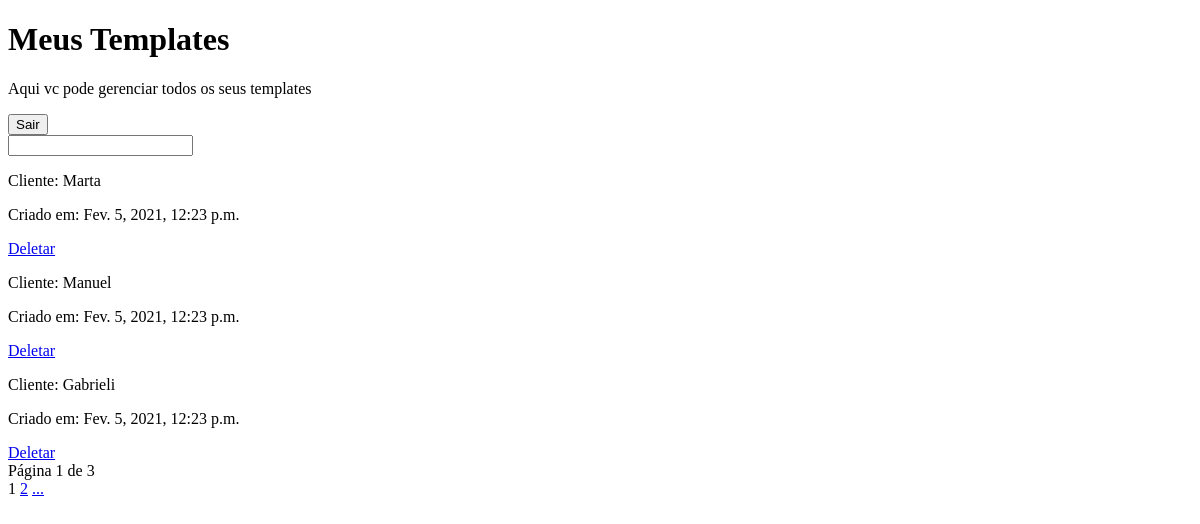
The app's page /meus_templates (signed in), older data.
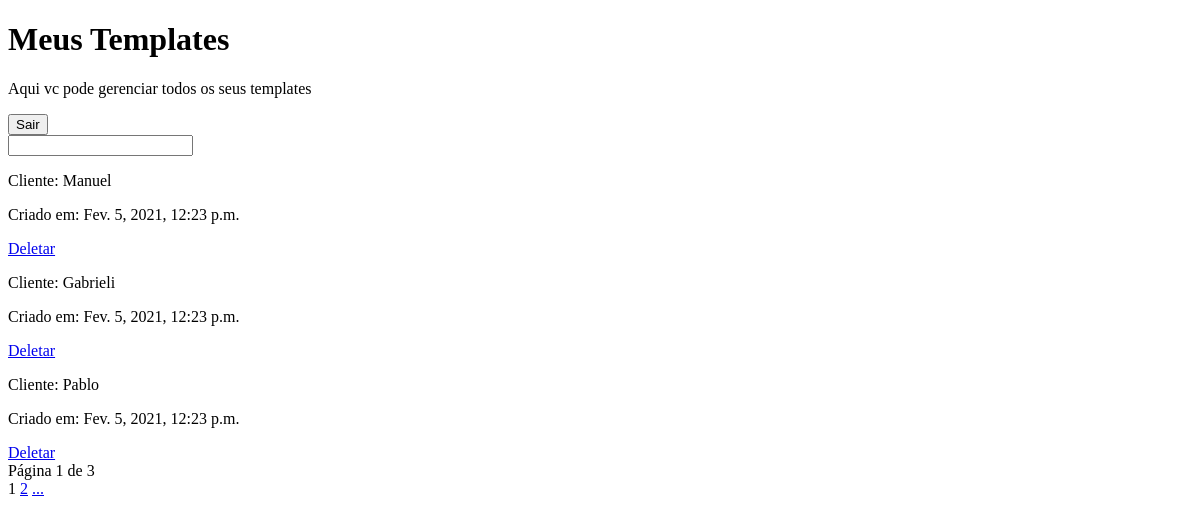
The same page, newer data.
### criador_de_template/models.py (models this page shows, shortened)
class Cliente(models.Model):
    cliente = models.CharField(max_length=50, null=False, primary_key=True)
    criacao = models.DateTimeField(auto_now=True)

### administracao_clientes/views.py (the view)
@login_required
def meus_templates(request):
    lista_de_clientes = Cliente.objects.all().order_by('-criacao')
    paginador = Paginator(lista_de_clientes, 3)
    pagina = request.GET.get('page')
    clientes = paginador.get_page(pagina)
    return render(request, 'meus_templates.html', {'clientes': clientes})

### administracao_clientes/templates/meus_templates.html (shortened to what this page needs)
<!doctype html>
<html lang='pt-br'>
<head>
</head>
<body>
    <h1>
        Meus Templates
    </h1>
    <p>Aqui vc pode gerenciar todos os seus templates</p>
    <nav>
        <form method="post" action="{% url 'sair' %}">
            <button type="submit">
                Sair
            </button>
        </form>
    </nav>
    <div>
        <input type="text">
    </div>
    <div>
        {% for cliente in clientes %}
        <div>
            <p>Cliente: {{ cliente.cliente }}</p>
            <p>Criado em: {{ cliente.criacao }}</p>
        </div>
        <div class="delete">
            <a href="{% url 'deletar' cliente.cliente %}">Deletar</a>
        </div>
        {% endfor %}
    </div>
    <div>
        <div>
            Página {{ clientes.number }} de {{ clientes.paginator.num_pages }}
        </div>
        <span>
            {{ clientes.number }}
        </span>
        <span>
            {% if clientes.has_next %}
                <a href="?page={{ clientes.next_page_number }}">{{ clientes.next_page_number }}</a>
                <a href="?page={{ clientes.paginator.num_pages }}">...</a>
            {% endif %}
        </span>
    </div>
</body>
</html>

Row changes from the older to the newer data that the page shows:
removed Cliente: cliente "Marta", criacao "Fev. 5, 2021, 12:23 p.m."
now on this page (row unchanged): Cliente: cliente "Pablo", criacao "Fev. 5, 2021, 12:23 p.m."
